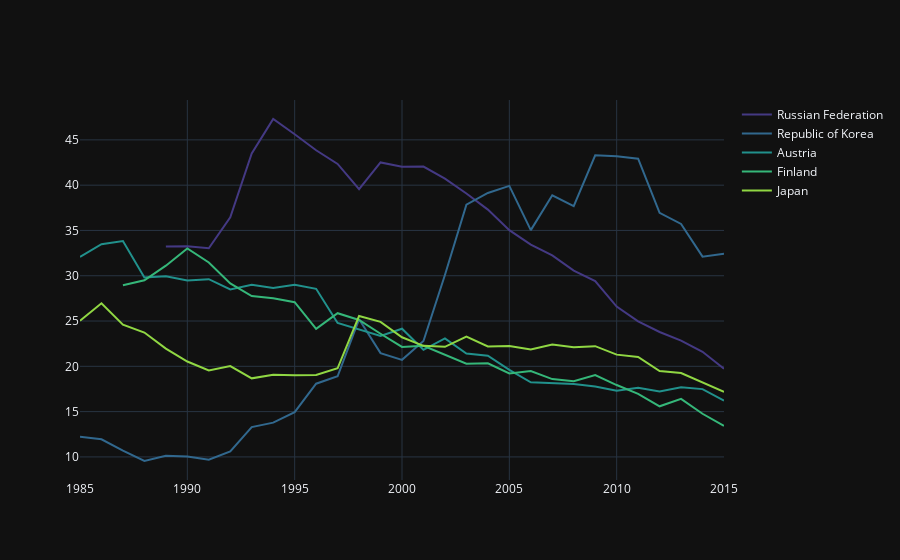

Write notebook code for a chart like this one.
### Code cell
# Visual the top 5 countries by suicide rates
pal = list(sns.color_palette(palette='viridis', n_colors=len(top5_coun_all)).as_hex()) # select a color palette

fig = go.Figure()
for d,p in zip(top5_coun_all, pal):
    if len(df_gb_c_y.loc[d].index) > 20: # Just select the data with more then 20 data points
        fig.add_trace(go.Scatter(x = df_gb_c_y.loc[d].index,
                             y = df_gb_c_y.loc[d]['suicides/100k pop'],
                             name = d,
                             line_color = p, 
                             fill=None))
fig.layout.template = 'plotly_dark'
fig.show()
